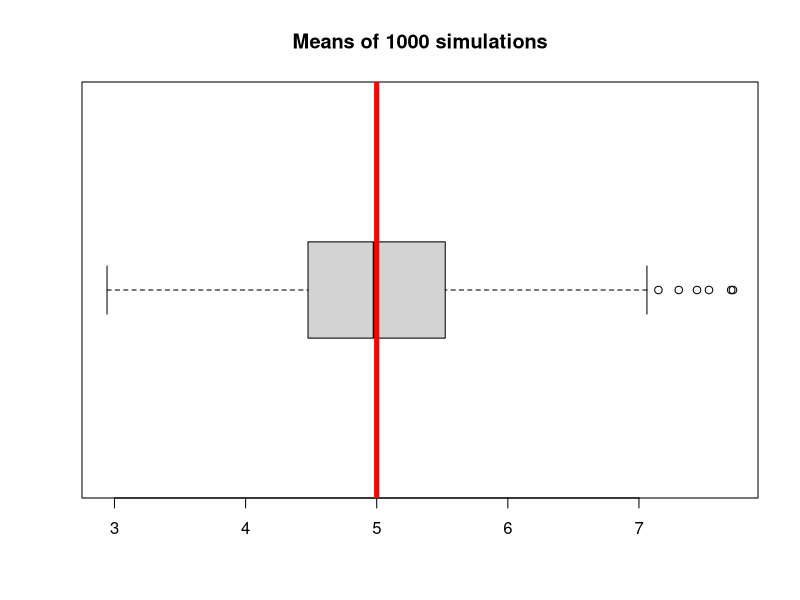
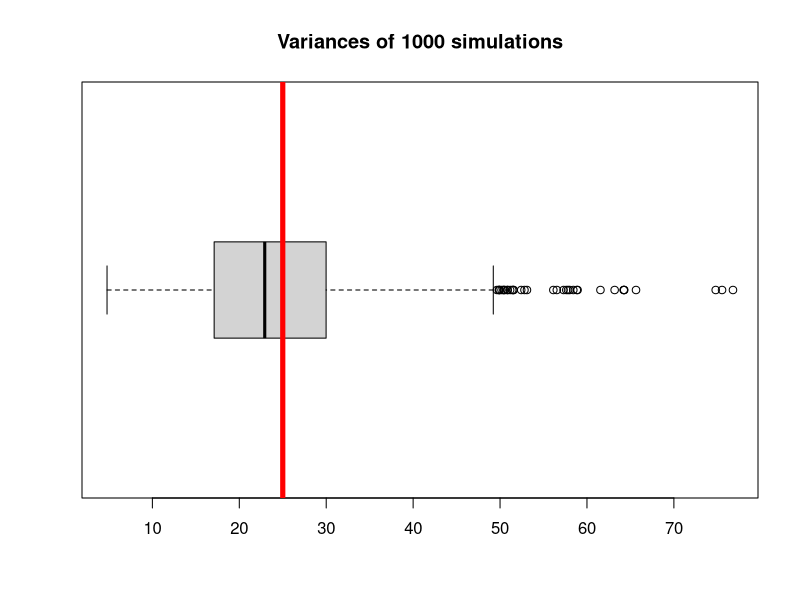
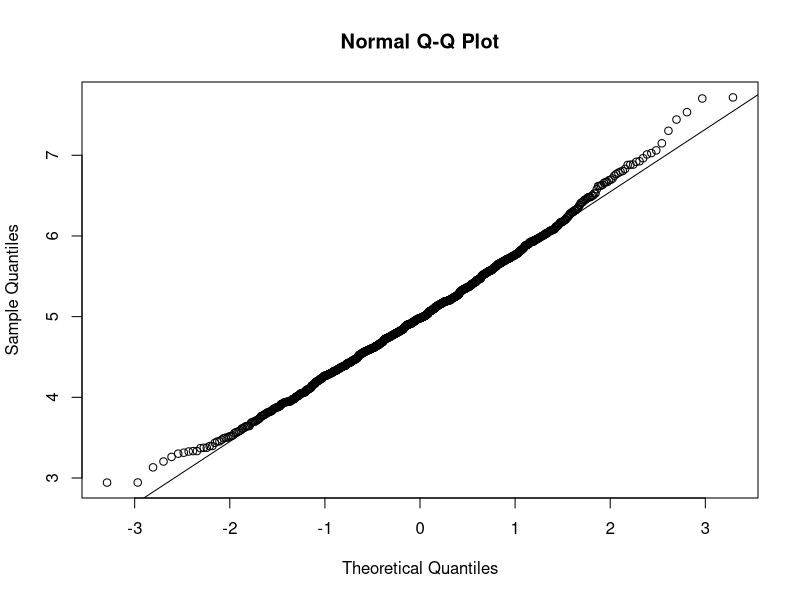

Source code (R) for these figures, in order:
## ---- chunk 1

# define parameters

n <- 40         # number of data points
lambda <- 0.2   # value of exponential function parameter
set.seed(123)   # set seed for reproducibility purposes

# initialise counters
mns = NULL
vns = NULL
 
# run simulation
for (i in 1 : 1000){
  x = rexp(n, lambda)    # simulate exponential distribution
  mns = c(mns, mean(x))  # obtain mean
  vns = c(vns, var(x))   # obtain variance
}

## ---- chunk 2

# theoretical mean
tmean = 1/lambda; tmean

# simulated mean
smean = mean(mns); smean

boxplot(mns, horizontal = TRUE, main = "Means of 1000 simulations", boxwex = 0.5) 
abline(v = tmean, col = "red", lwd = "5")

## ---- chunk 3

# theoretical variance
tvar = (1/lambda)^2; tvar

# simulated variance
svar = mean(vns); svar

boxplot(vns, horizontal = TRUE, main = "Variances of 1000 simulations", boxwex = 0.5)  
abline(v = tvar, col = "red", lwd = "5")

## ---- chunk 4

# The normal Q-Q plot, including the fit line
qqnorm(mns); qqline(mns)

# Perform the Shapiro test
shapiro.test(mns)

